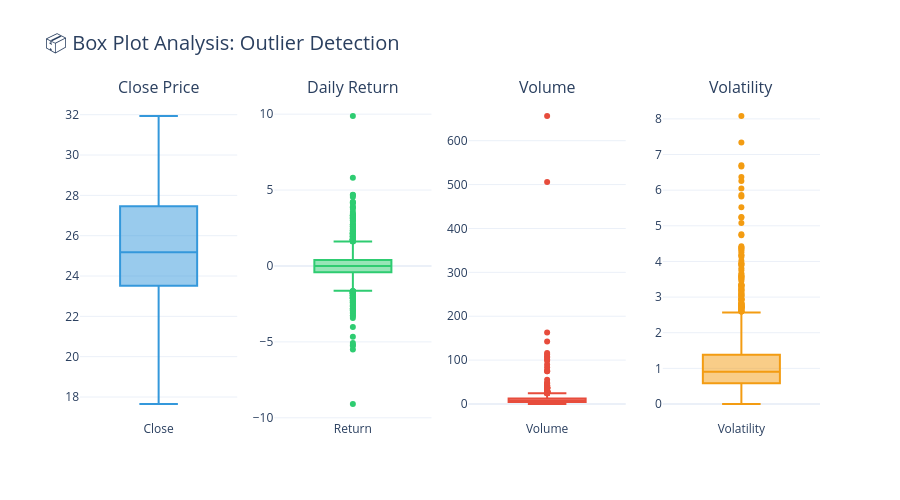

This figure's notebook cell:
### Code cell
# Box Plot Analysis for Outlier Detection
# Purpose: Identify outliers and understand data spread

fig = make_subplots(
    rows=1, cols=4,
    subplot_titles=('Close Price', 'Daily Return', 'Volume', 'Volatility')
)

fig.add_trace(go.Box(y=df['Close'], name='Close', marker_color='#3498db'), row=1, col=1)
fig.add_trace(go.Box(y=df['Daily_Return'].dropna(), name='Return', marker_color='#2ecc71'), row=1, col=2)
fig.add_trace(go.Box(y=df['Volume_M'], name='Volume', marker_color='#e74c3c'), row=1, col=3)
fig.add_trace(go.Box(y=df['Volatility_Pct'], name='Volatility', marker_color='#f39c12'), row=1, col=4)

fig.update_layout(
    height=500,
    title_text="📦 Box Plot Analysis: Outlier Detection",
    title_font_size=20,
    showlegend=False
)

fig.show()

print("\n💡 Distribution Insights:")
print("="*80)
print("• Box plots help identify outliers (points beyond whiskers)")
print("• Wider boxes indicate higher variability")
print("• Median line position shows distribution skewness")

### Figure 1 — Plotly figure (JSON) as saved in the notebook; plotly's stock layout.template omitted (floating-point values rounded to 4 significant figures; data arrays with more than 128 entries replaced by an {"elided": "..."} marker saying what was removed)
{"data": [{"marker": {"color": "#3498db"}, "name": "Close", "type": "box", "xaxis": "x", "y": {"elided": "1514 float values"}, "yaxis": "y"}, {"marker": {"color": "#2ecc71"}, "name": "Return", "type": "box", "xaxis": "x2", "y": {"elided": "1513 float values"}, "yaxis": "y2"}, {"marker": {"color": "#e74c3c"}, "name": "Volume", "type": "box", "xaxis": "x3", "y": {"elided": "1514 float values"}, "yaxis": "y3"}, {"marker": {"color": "#f39c12"}, "name": "Volatility", "type": "box", "xaxis": "x4", "y": {"elided": "1514 float values"}, "yaxis": "y4"}], "layout": {"annotations": [{"font": {"size": 16}, "showarrow": false, "text": "Close Price", "x": 0.1062, "xanchor": "center", "xref": "paper", "y": 1, "yanchor": "bottom", "yref": "paper"}, {"font": {"size": 16}, "showarrow": false, "text": "Daily Return", "x": 0.3688, "xanchor": "center", "xref": "paper", "y": 1, "yanchor": "bottom", "yref": "paper"}, {"font": {"size": 16}, "showarrow": false, "text": "Volume", "x": 0.6313, "xanchor": "center", "xref": "paper", "y": 1, "yanchor": "bottom", "yref": "paper"}, {"font": {"size": 16}, "showarrow": false, "text": "Volatility", "x": 0.8938, "xanchor": "center", "xref": "paper", "y": 1, "yanchor": "bottom", "yref": "paper"}], "height": 500, "showlegend": false, "title": {"font": {"size": 20}, "text": "📦 Box Plot Analysis: Outlier Detection"}, "xaxis": {"anchor": "y", "domain": [0, 0.2125]}, "xaxis2": {"anchor": "y2", "domain": [0.2625, 0.475]}, "xaxis3": {"anchor": "y3", "domain": [0.525, 0.7375]}, "xaxis4": {"anchor": "y4", "domain": [0.7875, 1]}, "yaxis": {"anchor": "x", "domain": [0, 1]}, "yaxis2": {"anchor": "x2", "domain": [0, 1]}, "yaxis3": {"anchor": "x3", "domain": [0, 1]}, "yaxis4": {"anchor": "x4", "domain": [0, 1]}}}
